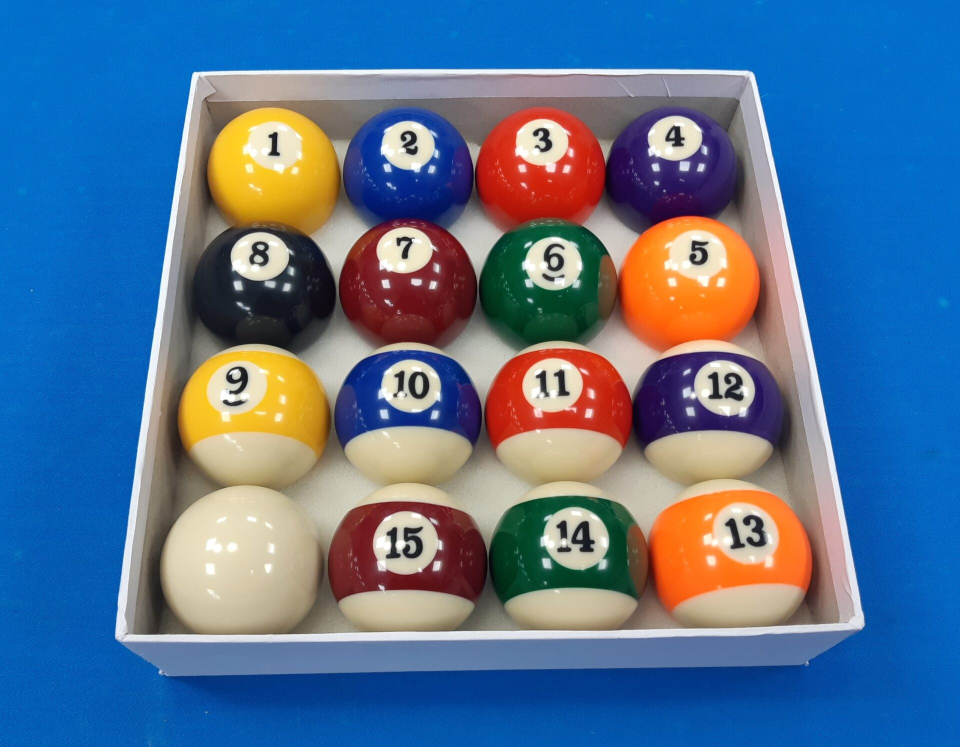
#> input picture image_mask/balls.jpg, 1920 x 1493 px, found by its file name (shown at 1/2 size)
$ python image_mask.py
#> lines starting #> are read from the running program, lines starting #| are printed output that depends on the picture; after the words box and inside, x2 and y2 are one past the last pixel; in counts of white or black regions, pixels touching at a corner belong together
#> further down, img is the input picture: shape (1493, 1920, 3); mean B, G, R 146.3, 113.8, 84.5
#> `hsv_img = cv2.cvtColor(img, cv2.COLOR_BGR2HSV)`: hsv_img: shape (480, 640, 3); mean H, S, V 78.7, 168.2, 173.7
import numpy as np
import cv2

# 遮罩
def mask(hsv_img, hsv_lower, hsv_upper):

    # 二值化為純黑純白影像，若介於自定義顏色區間內令像素值為255，反之則令像素值為0
    img_thres = cv2.inRange(hsv_img, hsv_lower, hsv_upper)
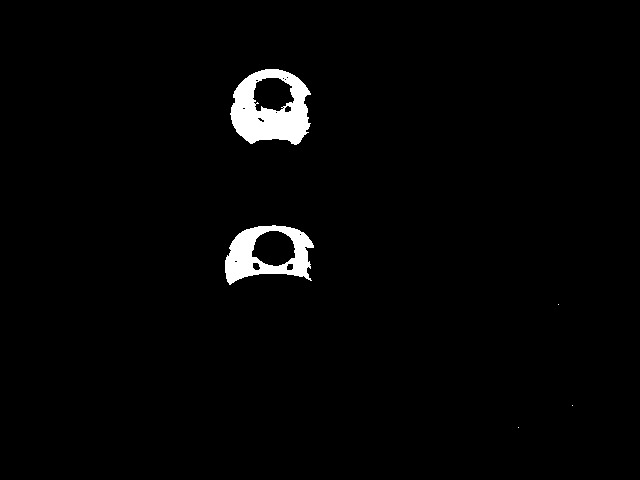
#> img_thres: shape (480, 640); 2.1% white; 5 white regions (3 under 20 px)

    # 以二值化影像為遮罩，將原始影像進行邏輯閘and-gate運算 (cv2.bitwise_and(輸入影像1, 輸入影像2, 遮罩影像))
    img_masked = cv2.bitwise_and(img, img, None, mask=img_thres)

    return img_thres, img_masked

def countour_rect(img, hsv_thres):

    countour = img.copy()
    contact_rec =img.copy()
    min_contact_rec = img.copy()

    # 找輪廓
    (cnts, _) = cv2.findContours(hsv_thres.copy(), cv2.RETR_EXTERNAL, cv2.CHAIN_APPROX_SIMPLE)  # 回傳輪廓list
#> cnts = 5 contours, 3 with area under 20; largest, box (x1, y1, x2, y2) and area: (230, 69, 311, 145) 4683, (225, 225, 314, 285) 3704

    cv2.drawContours(countour, cnts, -1, (0, 255, 0), 2)
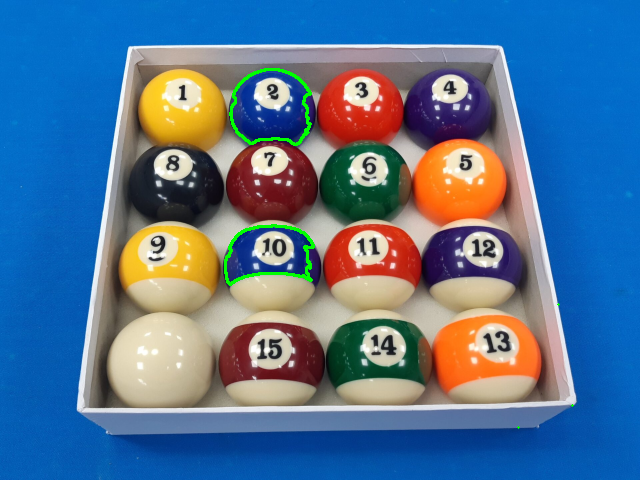
#> countour: shape (480, 640, 3); mean B, G, R 145.6, 115, 84.2

    for cnt in cnts:

        # 矩形 rect
        (x, y, w, h) = cv2.boundingRect(cnt)
        cv2.rectangle(contact_rec, (x, y), (x + w, y + h), (0, 0, 255), 1)

        # 最小外接矩形
        BoundingBox = cv2.minAreaRect(cnt)  # 最小外接矩形的中心（x，y），（寬度，高度），旋轉角度）
        BoundingBox = np.int0(cv2.boxPoints(BoundingBox))  # int0 會省略小數點後方的數字
        cv2.drawContours(min_contact_rec, [BoundingBox], -1, (0, 255, 0), 1)
#> this loop made 5 passes
#> (x, y, w, h, BoundingBox) on passes 1 to 5: (518, 427, 1, 1, [[518, 427], [518, 427], [518, 427], [518, 427]]), (572, 405, 1, 1, [[572, 405], [572, 405], [572, 405], [572, 405]]), (558, 304, 1, 1, [[558, 304], [558, 304], [558, 304], [558, 304]]), (225, 225, 89, 60, [[225, 284], [222, 227], [311, 223], [314, 279]]), (230, 69, 81, 76, [[309, 144], [229, 142], [231, 67], [311, 69]])
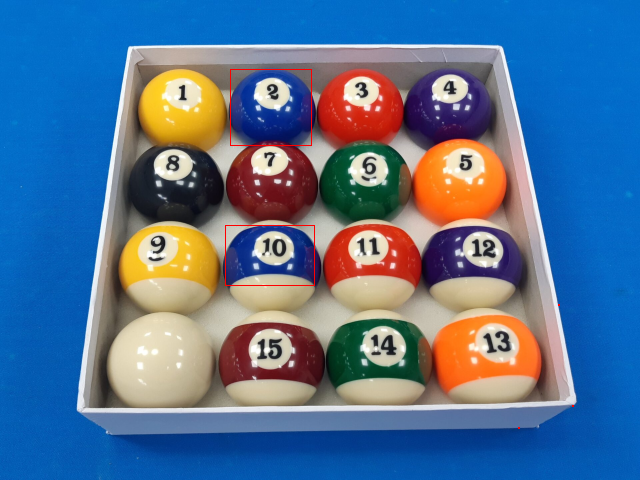
#> contact_rec: shape (480, 640, 3); mean B, G, R 146.1, 113.6, 84.8
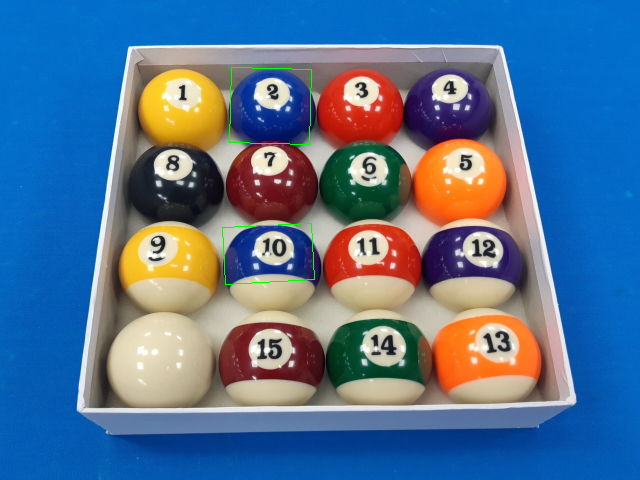
#> min_contact_rec: shape (480, 640, 3); mean B, G, R 146.1, 114.1, 84.3

    return countour, contact_rec, min_contact_rec


if __name__ == "__main__":

    img = cv2.imread('./image_mask/balls.jpg')
    img = cv2.resize(img, (640, 480), interpolation=cv2.INTER_AREA)
    hsv_img = cv2.cvtColor(img, cv2.COLOR_BGR2HSV)

    lower_blue = np.array([110,125,84])
    upper_blue = np.array([122,255,200])

    # 遮罩
    img_thres, hsv_mask = mask(hsv_img, lower_blue, upper_blue)
    # 找輪廓 & 外接矩形
    countour, contact_rec, min_contact_rec = countour_rect(img, img_thres)


    image_h1 = cv2.hconcat([hsv_mask, countour]) # 遮罩 & 輪廓
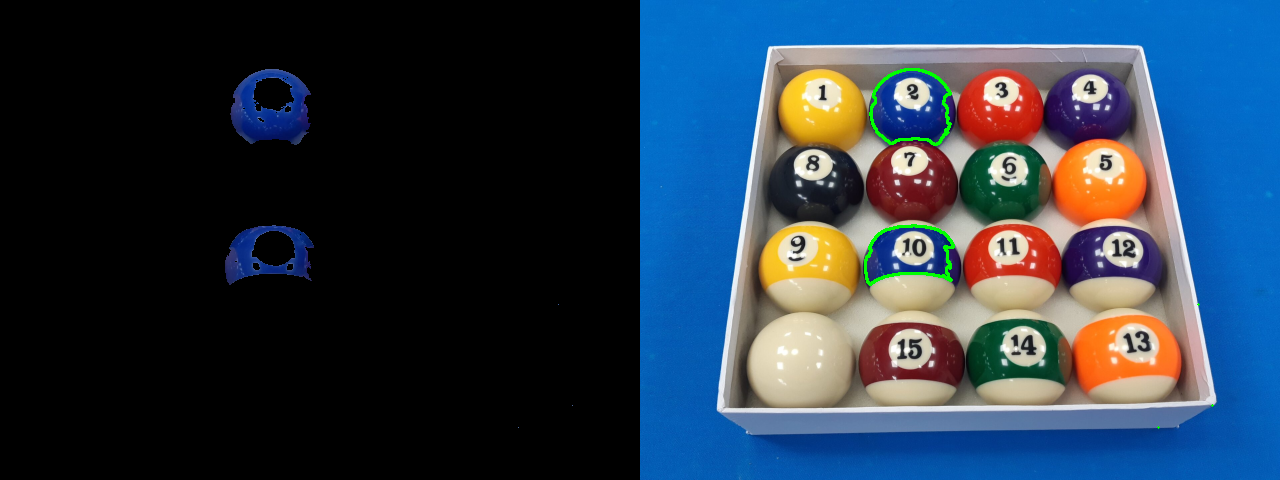
#> image_h1: shape (480, 1280, 3); mean B, G, R 74.2, 58, 42.3
    image_h2 = cv2.hconcat([contact_rec, min_contact_rec]) # 矩形 & 最小外接矩形
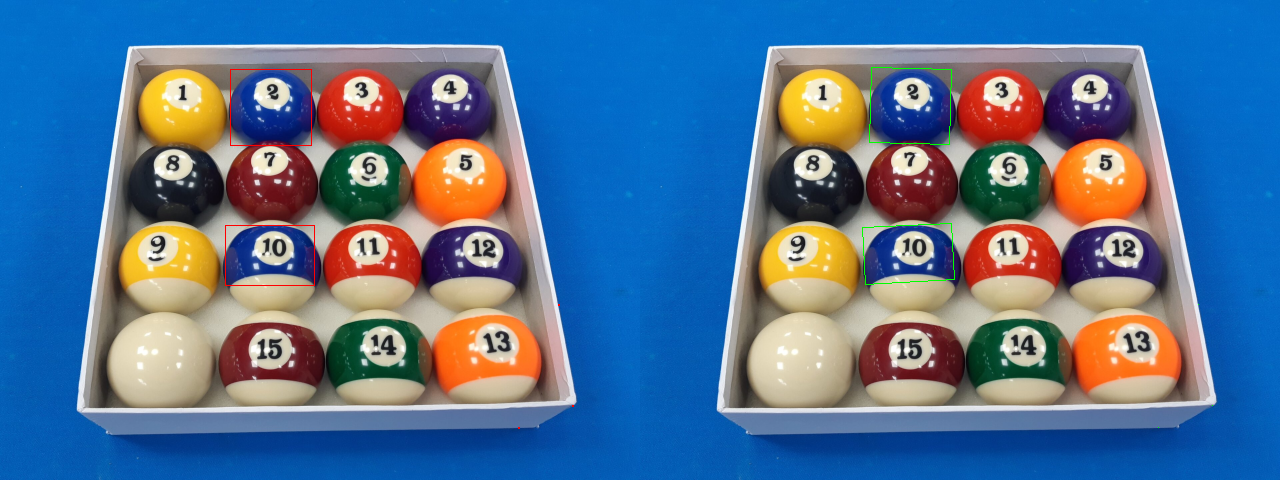
#> image_h2: shape (480, 1280, 3); mean B, G, R 146.1, 113.8, 84.6
    result = cv2.vconcat([image_h1, image_h2])
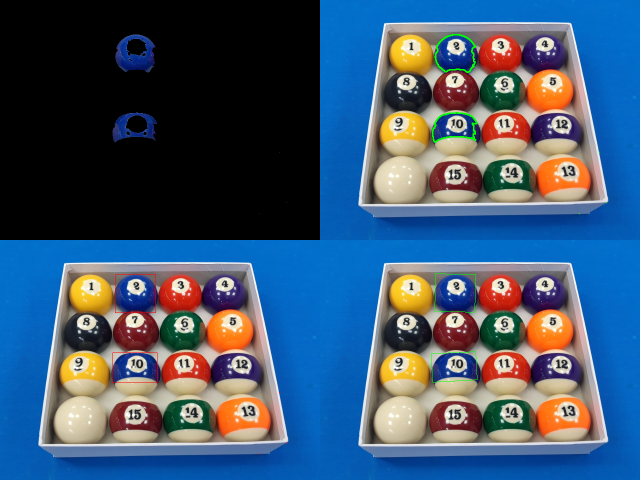
#> result: shape (960, 1280, 3) (shown at 1/2 size); mean B, G, R 110.1, 85.9, 63.4

    cv2.imshow('Contour', result)
    cv2.waitKey(0)
    cv2.destroyAllWindows()
